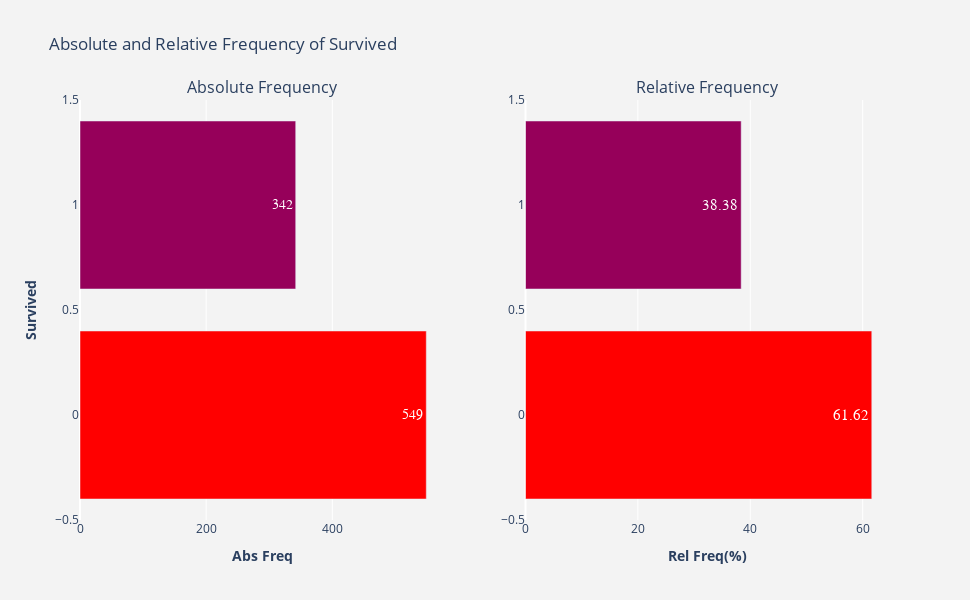

Write notebook code for a chart like this one.
### Code cell
plotFrequency(merged.Survived)

### Figure 1 — Plotly figure (JSON) as saved in the notebook; plotly's stock layout.template omitted (floating-point values rounded to 4 significant figures)
{"data": [{"hoverinfo": "x+y", "marker": {"color": [549, 342], "colorscale": [[0, "rgb(150,0,90)"], [0.125, "rgb(0,0,200)"], [0.25, "rgb(0,25,255)"], [0.375, "rgb(0,152,255)"], [0.5, "rgb(44,255,150)"], [0.625, "rgb(151,255,0)"], [0.75, "rgb(255,234,0)"], [0.875, "rgb(255,111,0)"], [1, "rgb(255,0,0)"]]}, "name": "Abs Freq", "orientation": "h", "text": [549, 342], "textfont": {"family": "sans serif", "size": 14}, "textposition": "auto", "type": "bar", "x": [549, 342], "xaxis": "x", "y": [0, 1], "yaxis": "y"}, {"hoverinfo": "x+y", "marker": {"color": [61.62, 38.38], "colorscale": [[0, "rgb(150,0,90)"], [0.125, "rgb(0,0,200)"], [0.25, "rgb(0,25,255)"], [0.375, "rgb(0,152,255)"], [0.5, "rgb(44,255,150)"], [0.625, "rgb(151,255,0)"], [0.75, "rgb(255,234,0)"], [0.875, "rgb(255,111,0)"], [1, "rgb(255,0,0)"]]}, "name": "Rel Freq(%)", "orientation": "h", "text": [61.62, 38.38], "textfont": {"family": "sans serif", "size": 15}, "textposition": "auto", "type": "bar", "x": [61.62, 38.38], "xaxis": "x2", "y": [0, 1], "yaxis": "y2"}], "layout": {"annotations": [{"font": {"size": 16}, "showarrow": false, "text": "Absolute Frequency", "x": 0.225, "xanchor": "center", "xref": "paper", "y": 1, "yanchor": "bottom", "yref": "paper"}, {"font": {"size": 16}, "showarrow": false, "text": "Relative Frequency", "x": 0.775, "xanchor": "center", "xref": "paper", "y": 1, "yanchor": "bottom", "yref": "paper"}], "height": 600, "hovermode": "closest", "paper_bgcolor": "rgb(243, 243, 243)", "plot_bgcolor": "rgb(243, 243, 243)", "showlegend": false, "title": {"text": "Absolute and Relative Frequency of Survived"}, "width": 970, "xaxis": {"anchor": "y", "domain": [0, 0.45], "title": {"text": "<b>Abs Freq</b>"}}, "xaxis2": {"anchor": "y2", "domain": [0.55, 1], "title": {"text": "<b>Rel Freq(%)</b>"}}, "yaxis": {"anchor": "x", "domain": [0, 1], "title": {"text": "<b>Survived</b>"}}, "yaxis2": {"anchor": "x2", "domain": [0, 1]}}}
